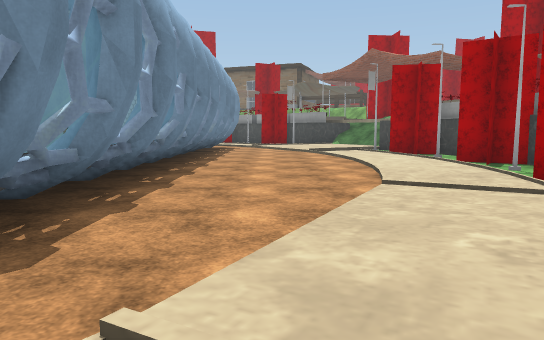
View 1 (above)

24 first-person views from a walk through a 3-D level made in the Unity game engine. The camera is 1.3 m above the floor, tilts 6° down and sees 70° across. The floor is counted in squares, 2 m on a side. Each view is taken from the middle of a square. On the plan, view 1 faces up. The plan holds only what a view shows up to about 11 squares ahead; the rest is blank. The place goes on beyond the plan. The player is left out. Some animated figures are left out. Door leaves are left out, so doorways stand open. Some surface patterns are stand-ins.

View 2
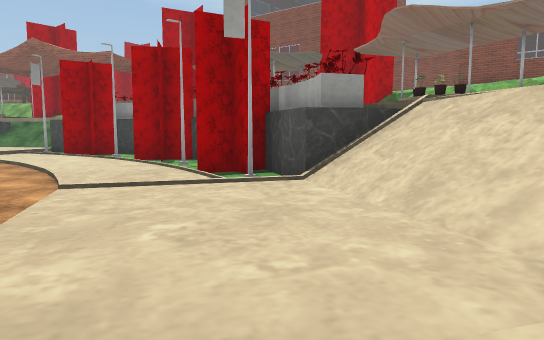

View 3
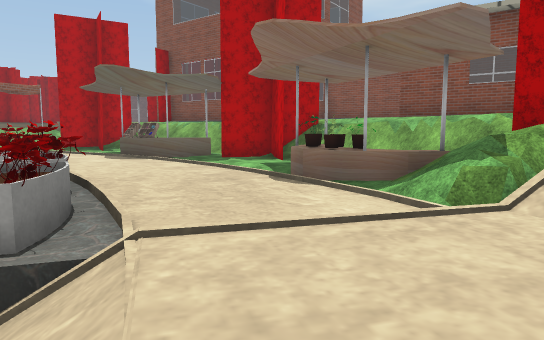

View 4
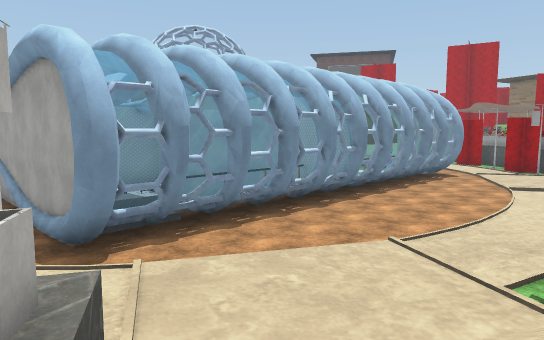

View 5
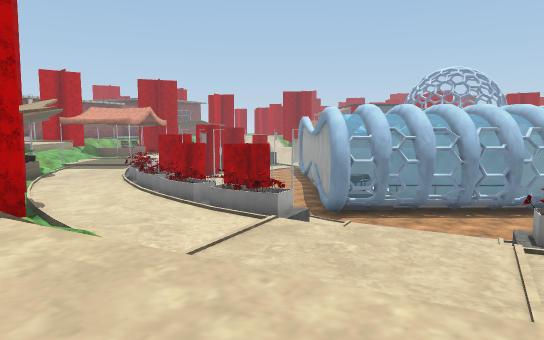

View 6
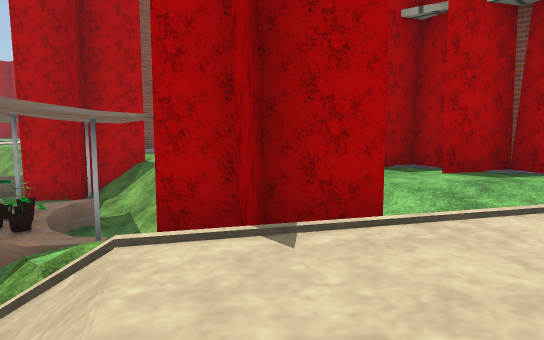

View 7
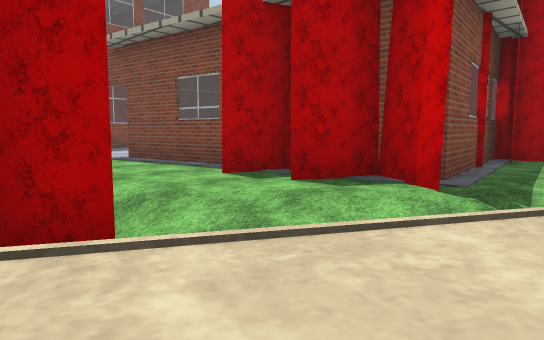

View 8
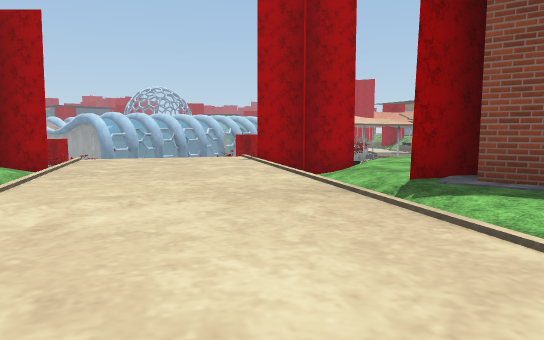

View 9
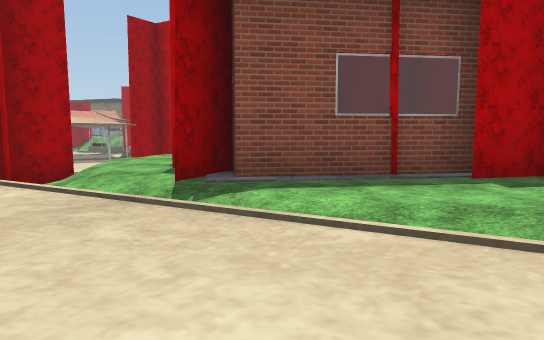

View 10
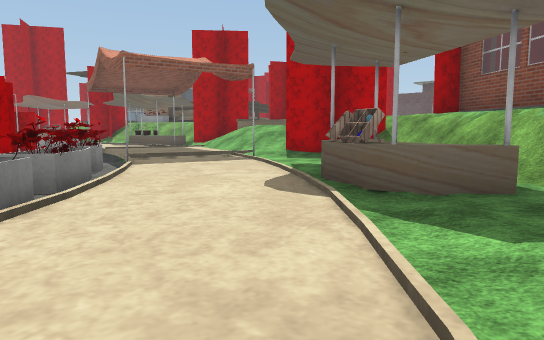

View 11
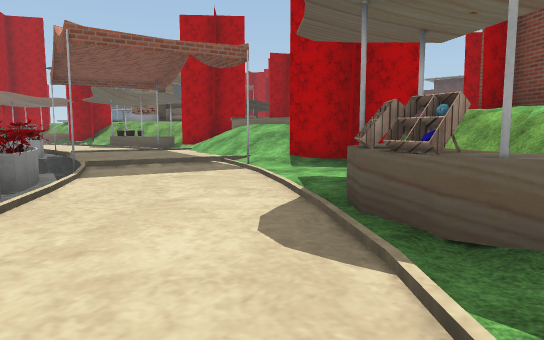

View 12
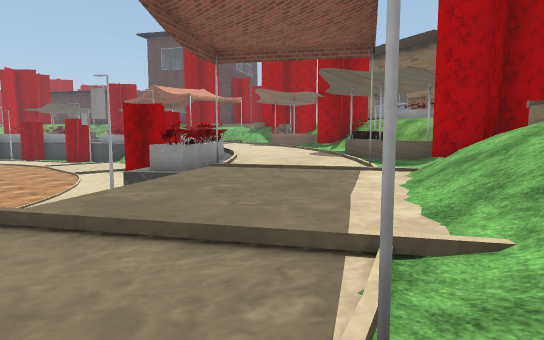

View 13
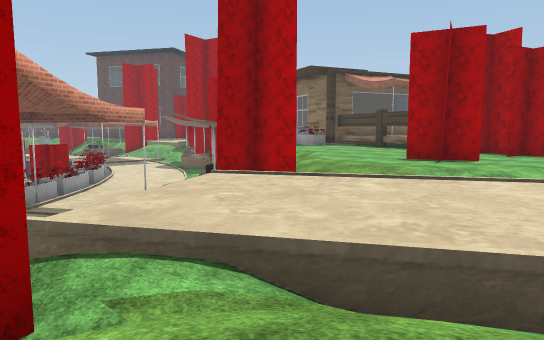

View 14
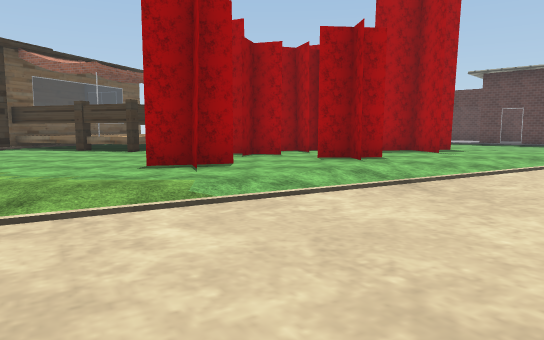

View 15
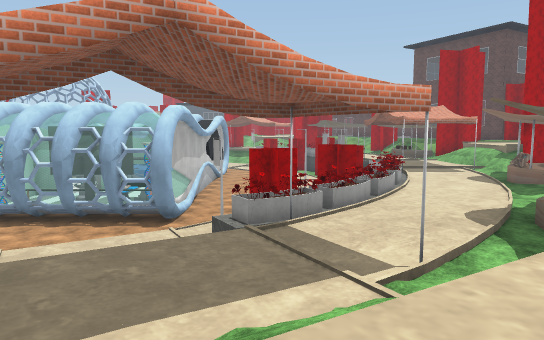

View 16
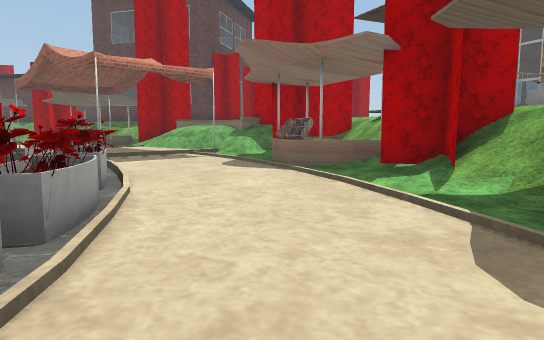

View 17
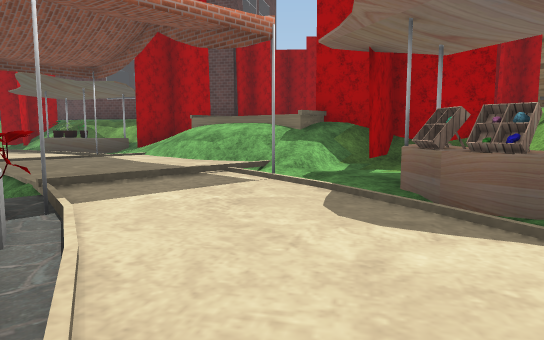

View 18
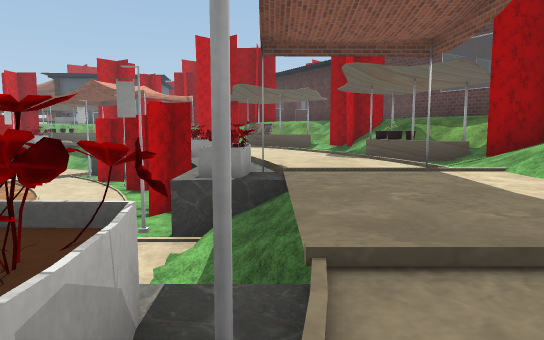

View 19
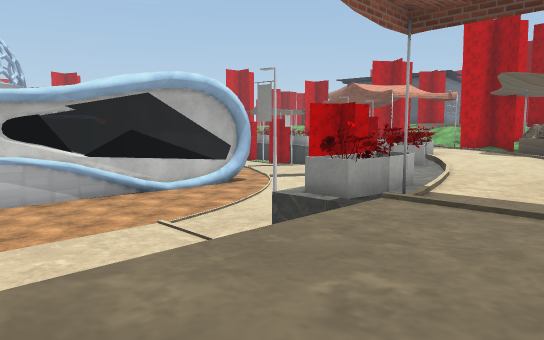

View 20
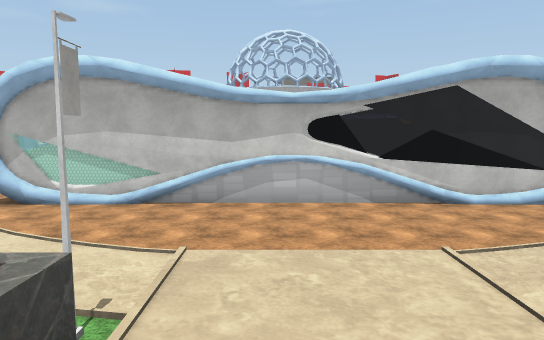

View 21
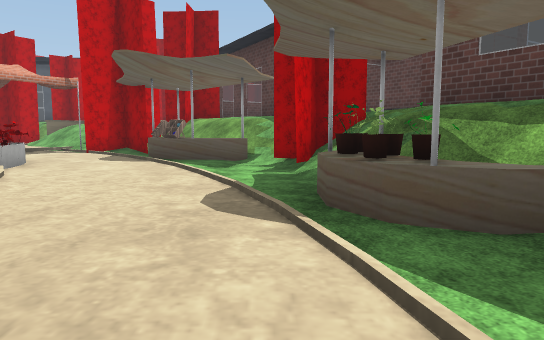

View 22
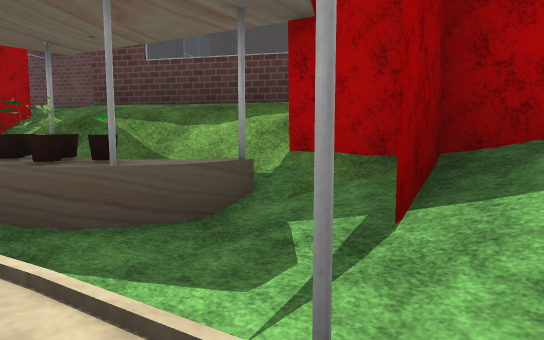

View 23
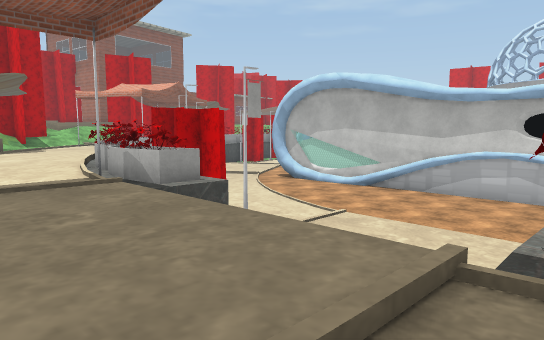

View 24
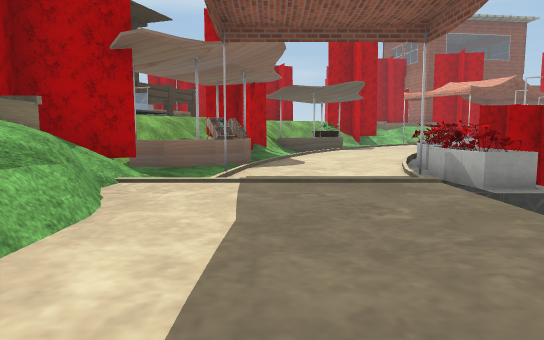

### Floor plan
Key: @ floor where view 1 was taken; # wall or solid block; . main floor; : floor 0.25 m higher than the main floor; - floor 0.25 m lower than the main floor; + floor 1.25 m higher than the main floor; * floor 1.5 m higher than the main floor; % floor 1.75 m higher than the main floor; & floor 2 m higher than the main floor; _ floor 2 m lower than the main floor; $ floor 2.25 m higher than the main floor; / step, stairs or slope; = window, fence, low wall or low ledge; ^ raised ledge; v drop or lower ground; O other object.
Columns run from 24 left of view 1 to 17 right of it. Each row starts with its distance up from view 1.
 28  ##               OOO/  OO &&OO   OO #OO&
 27 ##    ##  ##     OOO///$   &&&&&OOO& &O&&
 26       &####. //////O^////&  &&&& OO&O&&&&
 25      OO #O=-......O- O=OO/  &&&& &&OO&&%/
 24    ///----...........-..//  /&&&&O&&&%/
 23   //##--................--    && O&&//=
 22   / ##.......O//=^O.......OO^ /&&&&/ &&
 21   #^#.....--O#//_=O##O.....--/#O///&&&
 20  OO-....OOvOOO____OO_#OO....-OO+*/&&&
 19  OO..OOO#O__________OO #O...../=&&&&&
 18   ...   O_____________ O#O....//&&&&&
 17         _______________  #O/...//&&//
 16         _______________  O#/...///*/&
 15         _________________   #.../ O&&
 14           ###### ###=##___  /....OO/
 13                       =___  #-.... /&O
 12                       =____O#O.... /&#O
 11                       =_____#O...O=//
 10                       =_____OO...O.//
  9                       =_____O#...#^.
  8                       =_____O#O..-OO
  7                      ^=______#O..-.OO&&
  6                      ^=_____O#O..-../&&
  5                      ^=_____O#...#^./&#
  4                      ^=____O#O...##//&#
  3                      ^=_____#-...#.//&#
  2                      ^=____///..:##/&&#
  1                 ####=##____//...//O#&&O
  0                       __@_//....//OO/&O^OO
 -1                         OOO/... /&&=/&O##O
 -2                          #O...//&&&&&=/&&&
 -3                        O#O....//&&&&&&&/&&
 -4                        #O.... OO//&&&&&&//
 -5                       O.....- OO&// &&&&&
 -6                        ....          /&&&

Positions as (right, up) in squares from view 1, and headings:
1: (0, 0), facing up
2: (0, 0), facing up-right
3: (4, 0), facing up-right
4: (4, -1), facing up-left
5: (10, -1), facing left
6: (8, -2), facing up-right
7: (10, -3), facing up-right
8: (16, -6), facing up-left
9: (15, -6), facing up
10: (8, 5), facing up
11: (8, 7), facing up
12: (8, 13), facing up-left
13: (12, 15), facing up-left
14: (10, 17), facing up
15: (9, 17), facing left
16: (2, 19), facing up-left
17: (-2, 21), facing up-left
18: (-5, 22), facing left
19: (-7, 24), facing down-left
20: (-8, 23), facing down
21: (-11, 24), facing left
22: (-11, 24), facing up-left
23: (-11, 24), facing down-right
24: (-11, 24), facing right
